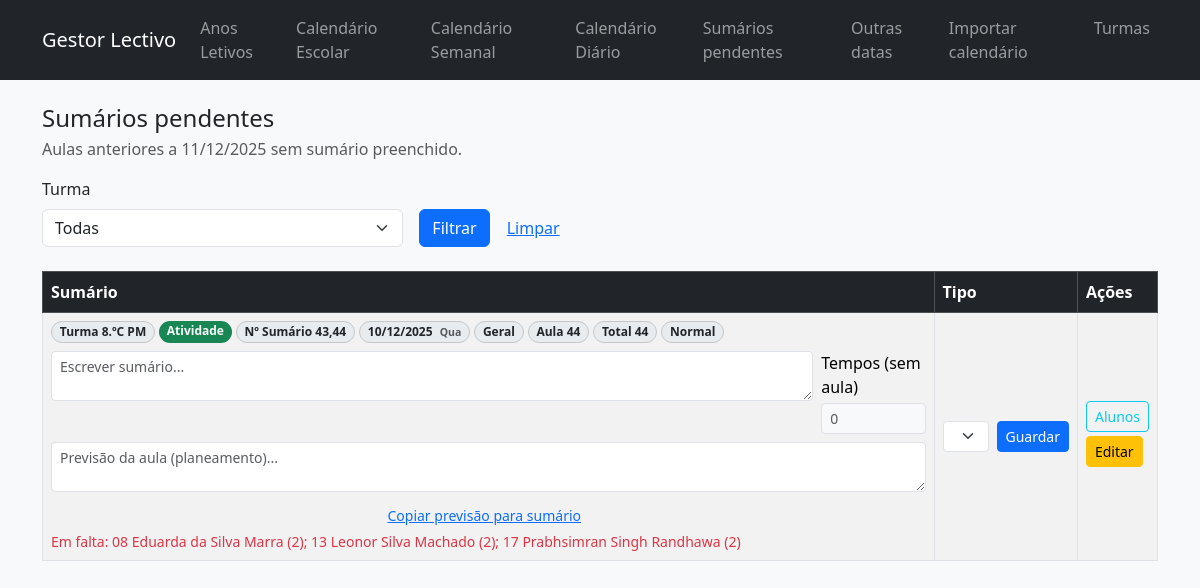
Page /calendario/sumarios-pendentes on the committed database.
### models.py (models this page shows)
class CalendarioAula(db.Model):
    __tablename__ = "calendario_aulas"
    id = db.Column(db.Integer, primary_key=True)
    turma_id = db.Column(db.Integer, db.ForeignKey("turmas.id"), nullable=False)
    periodo_id = db.Column(db.Integer, db.ForeignKey("periodos.id"), nullable=False)
    data = db.Column(db.Date, nullable=False)
    weekday = db.Column(db.Integer, nullable=False)
    modulo_id = db.Column(db.Integer, db.ForeignKey("modulos.id"))
    modulo = db.relationship("Modulo")
    numero_modulo = db.Column(db.Integer)
    total_geral = db.Column(db.Integer)
    sumarios = db.Column(db.String(255))
    tipo = db.Column(db.String(50), default="normal", nullable=False)
    apagado = db.Column(db.Boolean, default=False, nullable=False)
    tempos_sem_aula = db.Column(db.Integer, default=0)
    observacoes = db.Column(db.Text)
    sumario = db.Column(db.Text)
    previsao = db.Column(db.Text)
    atividade = db.Column(db.Boolean, default=False, server_default="0", nullable=False)
    atividade_nome = db.Column(db.Text)
    turma = db.relationship("Turma", backref="calendario_aulas")
    avaliacoes = db.relationship(
        "AulaAluno", back_populates="aula", cascade="all, delete-orphan"
    )
    __table_args__ = (
        db.Index("ix_cal_aulas_turma_data", "turma_id", "data", "apagado"),
        db.Index("ix_cal_aulas_periodo", "periodo_id", "data"),
        db.Index("ix_cal_aulas_modulo", "modulo_id"),
    )

class Turma(db.Model):
    __tablename__ = "turmas"
    id = db.Column(db.Integer, primary_key=True)
    nome = db.Column(db.String(50), nullable=False)
    tipo = db.Column(db.String(20), nullable=False, default="regular")
    periodo_tipo = db.Column(db.String(20), nullable=False, default="anual")
    ano_letivo_id = db.Column(db.Integer, db.ForeignKey("anos_letivos.id"))
    ano_letivo = db.relationship("AnoLetivo", backref="turmas")
    livros_turmas = db.relationship(
        "LivroTurma",
        back_populates="turma",
        cascade="all, delete-orphan",
    )
    livros = db.relationship(
        "Livro",
        secondary=lambda: LivroTurma.__table__,
        back_populates="turmas",
    )
    carga_segunda = db.Column(db.Float, nullable=True)
    carga_terca = db.Column(db.Float, nullable=True)
    carga_quarta = db.Column(db.Float, nullable=True)
    carga_quinta = db.Column(db.Float, nullable=True)
    carga_sexta = db.Column(db.Float, nullable=True)
    turmas_disciplinas = db.relationship(
        "TurmaDisciplina",
        back_populates="turma",
        cascade="all, delete-orphan",
    )
    disciplinas = db.relationship(
        "Disciplina",
        secondary=lambda: TurmaDisciplina.__table__,
        back_populates="turmas",
    )
    alunos = db.relationship(
        "Aluno",
        back_populates="turma",
        cascade="all, delete-orphan",
    )

class Modulo(db.Model):
    __tablename__ = "modulos"
    id = db.Column(db.Integer, primary_key=True)
    turma_id = db.Column(db.Integer, db.ForeignKey("turmas.id"), nullable=False)
    nome = db.Column(db.String(255), nullable=False)
    total_aulas = db.Column(db.Integer, nullable=False)
    tolerancia = db.Column(db.Integer, nullable=False, default=2)

### app.py (the view)
    @app.route("/calendario/sumarios-pendentes")
    def calendario_sumarios_pendentes():
        hoje = date.today()
        turma_id = request.args.get("turma_id", type=int)
        turma_selecionada = Turma.query.get(turma_id) if turma_id else None
        aulas = listar_sumarios_pendentes(hoje, turma_id=turma_id)
        faltas_por_aula = _mapear_alunos_em_falta(aulas)
        anos_fechados = {
            a.turma_id: bool(
                a.turma and a.turma.ano_letivo and a.turma.ano_letivo.fechado
            )
            for a in aulas
            if a.turma_id
        }
        return render_template(
            "turmas/sumarios_pendentes.html",
            hoje=hoje,
            aulas=aulas,
            turmas=turmas_abertas_ativas(),
            turma_selecionada=turma_selecionada,
            faltas_por_aula=faltas_por_aula,
            tipos_sem_aula=DEFAULT_TIPOS_SEM_AULA,
            tipos_aula=TIPOS_AULA,
            tipo_labels=dict(TIPOS_AULA),
            anos_fechados=anos_fechados,
        )

### calendario_service.py (called while the page is built)
def listar_sumarios_pendentes(data_limite: date, turma_id: int | None = None) -> List[CalendarioAula]:
    if data_limite is None:
        data_limite = date.today()
    query = (
        CalendarioAula.query.options(
            joinedload(CalendarioAula.turma),
            joinedload(CalendarioAula.modulo),
        )
        .filter(CalendarioAula.apagado.is_(False))
        .filter(CalendarioAula.tipo == "normal")
        .filter(CalendarioAula.data < data_limite)
        .filter(
            or_(
                CalendarioAula.sumario.is_(None),
                func.trim(CalendarioAula.sumario) == "",
                func.lower(func.trim(CalendarioAula.sumario)) == "none",
            )
        )
    )
    if turma_id:
        query = query.filter(CalendarioAula.turma_id == turma_id)
    return query.order_by(CalendarioAula.data, CalendarioAula.turma_id, CalendarioAula.id).all()

### templates/turmas/sumarios_pendentes.html (shortened to what this page needs)
{% extends "base.html" %}
{% set title = "Sumários pendentes" %}
{% block content %}
  <div class="d-flex justify-content-between align-items-center mb-3">
    <div>
      <h1 class="h4 mb-1">Sumários pendentes</h1>
      <div class="text-muted">Aulas anteriores a {{ hoje.strftime('%d/%m/%Y') }} sem sumário preenchido.</div>
    </div>
    {% set algum_editavel = false %}
    {% for aula in aulas %}
      {% if not anos_fechados.get(aula.turma_id, False) %}{% set algum_editavel = true %}{% endif %}
    {% endfor %}
  </div>
  <form class="row g-3 align-items-end mb-4">
    <div class="col-md-4">
      <label class="form-label" for="turma-filtro">Turma</label>
      <select id="turma-filtro" name="turma_id" class="form-select">
        <option value="">Todas</option>
      </select>
    </div>
    <div class="col-auto">
      <button class="btn btn-primary" type="submit">Filtrar</button>
      <a class="btn btn-link" href="/calendario/sumarios-pendentes">Limpar</a>
    </div>
  </form>
  {% if not aulas %}
    <div class="alert alert-success">Não existem sumários pendentes anteriores a hoje.</div>
  {% else %}
    <table class="table table-striped table-bordered align-middle">
      <thead class="table-dark">
        <tr>
          <th style="width: 65%;">Sumário</th>
          <th>Tipo</th>
          <th style="width: 160px;">Ações</th>
        </tr>
      </thead>
      <tbody>
        {% for a in aulas %}
          {% set sumarios_limpos = (a.sumarios or '').split(',')|map('trim')|reject('equalto','')|list %}
          {% set total_base = sumarios_limpos|length if sumarios_limpos|length > 0 else 1 %}
          {% set total_previsto = [total_base, a.tempos_sem_aula or 0]|max %}
          {% if total_previsto < 1 %}{% set total_previsto = 1 %}{% endif %}
          {% set faltas = a.tempos_sem_aula if a.tempos_sem_aula is not none else (total_previsto if a.tipo in tipos_sem_aula else 0) %}
          {% set faltas = [faltas, total_previsto]|min %}
          {% set faltas = [faltas, 0]|max %}
          {% set sem_aula = a.tipo in tipos_sem_aula %}
          {% set sem_aula_total = sem_aula and faltas >= total_previsto %}
          {% set tipo_label = tipo_labels.get(a.tipo, a.tipo) if tipo_labels is defined else a.tipo %}
          {% set turma_fechada = anos_fechados.get(a.turma_id, False) %}
          {% set form_id = 'sumario-form-' ~ a.id %}
          <tr>
            <td class="w-100">
              <div class="d-flex flex-wrap gap-1 mb-2">
                <span class="badge rounded-pill bg-body-secondary text-dark border border-secondary-subtle">Turma {{ a.turma.nome if a.turma else a.turma_id }}</span>
                {% if a.atividade %}
                  <a class="badge rounded-pill bg-success text-light text-decoration-none" href="{{ url_for('turma_mapa_avaliacao_diaria', turma_id=a.turma_id) }}#mapa-atividades">Atividade</a>
                {% endif %}
                <span class="badge rounded-pill bg-body-secondary text-dark border border-secondary-subtle">Nº Sumário {% if sem_aula %}—{% else %}{{ a.sumarios or '—' }}{% endif %}</span>
                {% if a.data %}
                  <span class="badge rounded-pill bg-body-secondary text-dark border border-secondary-subtle">
                    {{ a.data.strftime('%d/%m/%Y') }}
                    <small class="text-muted ms-1">{{ ['Seg','Ter','Qua','Qui','Sex','Sáb','Dom'][a.data.weekday()] }}</small>
                  </span>
                {% endif %}
                <span class="badge rounded-pill bg-body-secondary text-dark border border-secondary-subtle">{% if a.modulo %}{{ a.modulo.nome }}{% else %}Sem módulo{% endif %}</span>
                <span class="badge rounded-pill bg-body-secondary text-dark border border-secondary-subtle">Aula {% if sem_aula_total %}—{% else %}{{ a.numero_modulo or '—' }}{% endif %}</span>
                <span class="badge rounded-pill bg-body-secondary text-dark border border-secondary-subtle">Total {% if sem_aula_total %}—{% else %}{{ a.total_geral or '—' }}{% endif %}</span>
                <span class="badge rounded-pill {% if sem_aula %}bg-danger text-light{% else %}bg-body-secondary text-dark border border-secondary-subtle{% endif %}">{{ tipo_label }}</span>
              </div>
              {% if turma_fechada %}
                <div class="mb-1">{{ a.sumario or '' }}</div>
                {% if a.previsao %}
                  <div class="text-muted small">Previsão: {{ a.previsao }}</div>
                {% endif %}
              {% else %}
                <form method="post"
                      id="{{ form_id }}"
                      action="{{ url_for('calendario_update_sumario', turma_id=a.turma_id, aula_id=a.id) }}"
                      class="d-flex flex-column gap-2 js-sumario-form">
                  <div class="d-flex align-items-start gap-2">
                    <textarea name="sumario"
                              class="form-control form-control-sm js-autoresize"
                              rows="2"
                              placeholder="Escrever sumário...">{{ a.sumario or '' }}</textarea>
                    <div class="d-flex flex-column" style="width: 120px;">
                      <label class="form-label form-label-sm mb-1">Tempos (sem aula)</label>
                      {% set pode_editar_tempos = a.tipo in tipos_sem_aula %}
                      <input type="number"
                             name="tempos_sem_aula"
                             form="{{ form_id }}"
                             class="form-control form-control-sm {% if not pode_editar_tempos %}bg-light text-muted{% endif %}"
                             min="0"
                             value="{{ faltas if sem_aula else 0 }}"
                             data-total-previsto="{{ total_previsto }}"
                             data-tempos-atual="{{ faltas if sem_aula else 0 }}"
                             {% if not pode_editar_tempos %}readonly{% endif %}>
                    </div>
                  </div>
                  <textarea name="previsao"
                            class="form-control form-control-sm js-autoresize"
                            rows="2"
                            placeholder="Previsão da aula (planeamento)...">{{ a.previsao or '' }}</textarea>
                  <button type="button" class="btn btn-link btn-sm ps-0 js-copy-previsao">Copiar previsão para sumário</button>
                </form>
              {% endif %}
              {% set faltas_alunos = faltas_por_aula.get(a.id) if faltas_por_aula else [] %}
              {% if faltas_alunos %}
                <div class="small text-danger">Em falta: {{ faltas_alunos|join('; ') }}</div>
              {% endif %}
            </td>
            <td>
              {% if turma_fechada %}
                {{ tipo_label }}
                {% if sem_aula %}
                  <div class="small text-danger">Tempos sem aula: {{ faltas }}</div>
                {% endif %}
              {% else %}
                <div class="d-flex align-items-start gap-2">
                  <select name="tipo"
                          form="{{ form_id }}"
                          class="form-select form-select-sm">
                    {% for valor, label in tipos_aula %}
                      <option value="{{ valor }}" {% if a.tipo == valor %}selected{% endif %}>{{ label }}</option>
                    {% endfor %}
                  </select>
                  <button type="submit" form="{{ form_id }}" class="btn btn-sm btn-primary">Guardar</button>
                </div>
              {% endif %}
            </td>
            <td>
              {% if turma_fechada %}
                <span class="badge bg-secondary">Ano letivo fechado</span>
              {% else %}
                <a href="{{ url_for('calendario_aula_alunos', turma_id=a.turma_id, aula_id=a.id, return_url=request.full_path) }}"
                   class="btn btn-sm btn-outline-info mb-1">Alunos</a>
                <a href="{{ url_for('calendario_edit', turma_id=a.turma_id, aula_id=a.id, view='pendentes', data_ref=a.data.isoformat() if a.data else None, periodo_id=a.periodo_id) }}"
                   class="btn btn-sm btn-warning mb-1">Editar</a>
              {% endif %}
            </td>
          </tr>
        {% endfor %}
      </tbody>
    </table>
  {% endif %}
{% endblock %}

### rows in the picture
CalendarioAula: turma "8.ºC PM", sumarios "43,44", data "10/12/2025", data "Qua", modulo.nome "Geral", numero_modulo "44", total_geral "44", tipo "Normal", tempos_sem_aula "0", faltas_alunos "08 Eduarda da Silva Marra (2); 13 Leonor Silva Machado (2); 17 Prabhsimran Singh Randhawa (2)"
